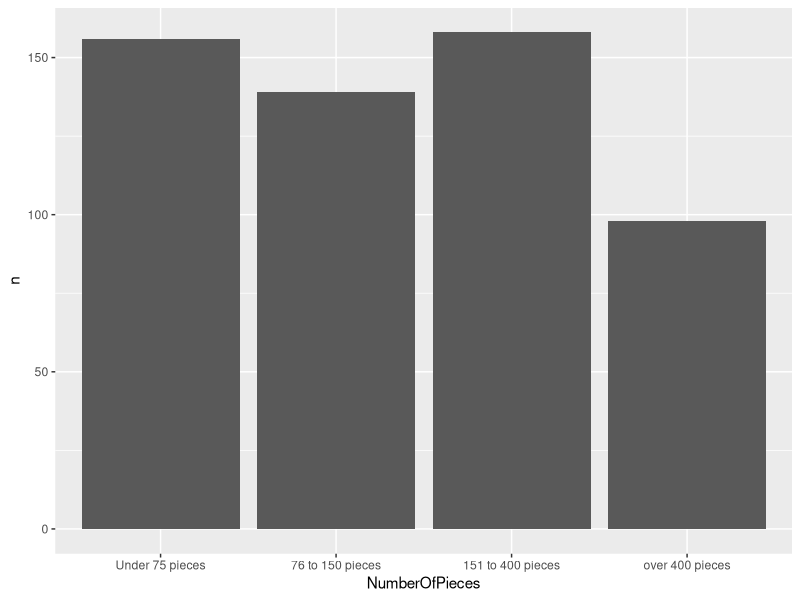

Write R code to recreate this figure.
## ---- chunk 1
knitr::opts_chunk$set(echo = TRUE)
## ---- chunk 2
library(tidyverse)
lego <- read_csv("lego_sales.csv")
## ---- chunk 3
lego %>%
  select(first_name) %>%
  count(first_name) %>%
  arrange(desc(n))
## ---- chunk 4
lego %>%
    select(theme) %>%
    count(theme) %>%
    arrange(desc(n))
## ---- chunk 5
lego %>%
    select(theme, subtheme) %>%
    filter(theme=="Star Wars" |
           theme=="Nexo Knights" |
           theme=="Gear" |
           theme=="Mixels") %>%
    count(subtheme) %>%
    arrange(desc(n))
## ---- chunk 6
lego_age_group <- lego %>%
    mutate(age_group=case_when(
        age <= 18 ~ "18 and under" ,
        between(age, 19, 25) ~ "19 - 25" ,
        between(age, 26, 35) ~ "26 - 35" ,
        between(age, 36, 50) ~ "36 - 50" ,
        age >= 51 ~ "51 and over" ,
    ))
# To represent result:
lego_age_group %>%
    select(first_name, age ,age_group)
## ---- chunk 7
lego_age_group  %>%
    count(age_group) %>%
    mutate(probablity=n/sum(n))
## ---- chunk 8
lego_age_group  %>%
        mutate(target_group=case_when(
            theme== "Duplo" & between(age, 19, 25) ~ 
            "Target Group" ,
            TRUE ~ "Not that group!")) %>% 
            # To represent result:
    select(theme ,age_group, target_group) %>% 
  # To represent result:
    count(target_group) %>%
    mutate(probablity=n/sum(n))
## ---- chunk 9
lego_age_group  %>%
        filter(theme == "Duplo")  %>%
        mutate(target_group=case_when(
        between(age, 19, 25) ~ "purchased a Duplo an 19-25 age group" ,
        TRUE ~ "purchased a Duplo an NOT 19-25 age group"
             )) %>%

# To represent result:

    select(theme ,age_group, target_group) %>%

# To represent result:
     count(target_group) %>%
    mutate(probablity=n/sum(n))

## ---- chunk 10
new <- lego_age_group  %>%
    group_by(age_group)  %>%
    count(quantity)  %>%
    summarise(Number_of_Purchase=sum(n*quantity)) %>%
      arrange(desc(Number_of_Purchase))


new
## ---- chunk 11
new1 <- lego_age_group %>%
    select(age_group, us_price, quantity) %>%
    group_by(age_group)  %>%
    summarise(Total=sum(quantity*us_price)) %>%
    arrange(desc(Total))

new1
## ---- chunk 12

lego_piece_price <- lego %>%
  select(pieces, us_price) %>%
    mutate(NumberOfPieces=case_when(
        pieces <= 75 ~ "Under 75 pieces" ,
        between(pieces, 76, 150) ~ "76 to 150 pieces" ,
        between(pieces, 151, 400) ~ "151 to 400 pieces" ,
        pieces >= 401 ~ "over 400 pieces")) %>%
    mutate(NumberOfPieces=fct_relevel(NumberOfPieces, 
                                    "Under 75 pieces",
                                    "76 to 150 pieces" ,
                                    "151 to 400 pieces" ,
                                    "over 400 pieces" )) %>%
                                   drop_na()


plot_ <- lego_piece_price %>%
  group_by(NumberOfPieces) %>%
 count()

ggplot(plot_, aes(NumberOfPieces, n))+
  geom_col()
